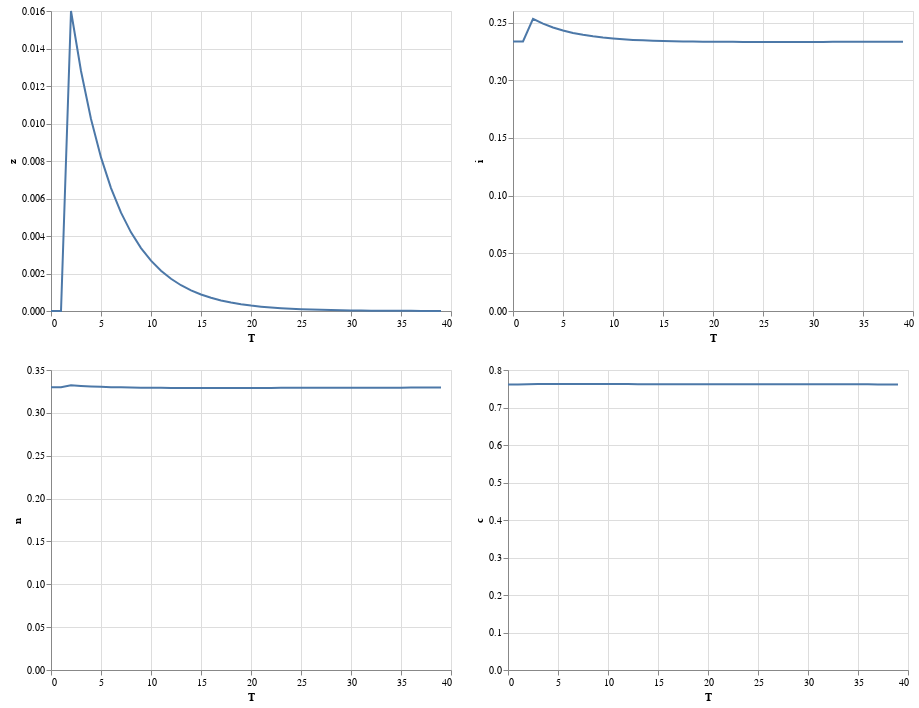

The notebook cell this image was saved under:
### Markdown cell above
Note that the plotting is made using the wonderful [matplotlib](http://matplotlib.org/users/pyplot_tutorial.html) library. Read the online [tutorials](http://matplotlib.org/users/beginner.html) to learn how to customize the plots to your needs (e.g., using [latex](http://matplotlib.org/users/usetex.html) in annotations). If instead you would like to produce charts in Matlab, you can easily export the impulse response functions, or any other matrix, to a `.mat` file.

### Code cell
# it is also possible (and fun) to use the graph visualization altair lib instead:
# it is not part of dolo dependencies. To install `conda install -c conda-forge altair`
import altair as alt
df = irf.drop('N').to_pandas().reset_index() # convert to flat database
base = alt.Chart(df).mark_line()
ch1 = base.encode(x='T', y='z')
ch2 = base.encode(x='T', y='i')
ch3 = base.encode(x='T', y='n')
ch4 = base.encode(x='T', y='c')
(ch1|ch2)& \
(ch3|ch4)

### Figure 1 — Vega-Lite specification as saved in the notebook (floating-point values rounded to 4 significant figures)
{"$schema": "https://vega.github.io/schema/vega-lite/v2.6.0.json", "config": {"view": {"height": 300, "width": 400}}, "datasets": {"data-b879bf68f5b69d221a8793664f13a0a4": [{"T": 0, "c": 0.7613, "e_z": 0, "i": 0.2336, "k": 9.355, "n": 0.3299, "rk": 0.03509, "w": 2.02, "y": 0.9948, "z": 0}, {"T": 1, "c": 0.7612, "e_z": 0.016, "i": 0.2336, "k": 9.355, "n": 0.3299, "rk": 0.03509, "w": 2.02, "y": 0.9948, "z": 0}, {"T": 2, "c": 0.7623, "e_z": 0, "i": 0.2532, "k": 9.354, "n": 0.3322, "rk": 0.03582, "w": 2.048, "y": 1.015, "z": 0.016}, {"T": 3, "c": 0.7624, "e_z": 0, "i": 0.249, "k": 9.374, "n": 0.3314, "rk": 0.03561, "w": 2.045, "y": 1.011, "z": 0.0128}, {"T": 4, "c": 0.7624, "e_z": 0, "i": 0.2457, "k": 9.388, "n": 0.3308, "rk": 0.03544, "w": 2.042, "y": 1.008, "z": 0.01024}, {"T": 5, "c": 0.7624, "e_z": 0, "i": 0.2431, "k": 9.399, "n": 0.3304, "rk": 0.0353, "w": 2.039, "y": 1.006, "z": 0.008192}, {"T": 6, "c": 0.7625, "e_z": 0, "i": 0.241, "k": 9.408, "n": 0.33, "rk": 0.0352, "w": 2.037, "y": 1.003, "z": 0.006554}, {"T": 7, "c": 0.7625, "e_z": 0, "i": 0.2394, "k": 9.413, "n": 0.3297, "rk": 0.03512, "w": 2.036, "y": 1.002, "z": 0.005243}, {"T": 8, "c": 0.7624, "e_z": 0, "i": 0.238, "k": 9.417, "n": 0.3295, "rk": 0.03506, "w": 2.034, "y": 1.0, "z": 0.004194}, {"T": 9, "c": 0.7624, "e_z": 0, "i": 0.237, "k": 9.42, "n": 0.3294, "rk": 0.03501, "w": 2.033, "y": 0.9994, "z": 0.003355}, {"T": 10, "c": 0.7624, "e_z": 0, "i": 0.2361, "k": 9.422, "n": 0.3293, "rk": 0.03498, "w": 2.032, "y": 0.9986, "z": 0.002684}, {"T": 11, "c": 0.7624, "e_z": 0, "i": 0.2355, "k": 9.422, "n": 0.3292, "rk": 0.03495, "w": 2.031, "y": 0.9979, "z": 0.002147}, {"T": 12, "c": 0.7624, "e_z": 0, "i": 0.235, "k": 9.422, "n": 0.3291, "rk": 0.03493, "w": 2.03, "y": 0.9973, "z": 0.001718}, {"T": 13, "c": 0.7623, "e_z": 0, "i": 0.2346, "k": 9.421, "n": 0.3291, "rk": 0.03492, "w": 2.03, "y": 0.9969, "z": 0.001374}, {"T": 14, "c": 0.7623, "e_z": 0, "i": 0.2342, "k": 9.42, "n": 0.329, "rk": 0.03491, "w": 2.029, "y": 0.9965, "z": 0.0011}, {"T": 15, "c": 0.7623, "e_z": 0, "i": 0.234, "k": 9.419, "n": 0.329, "rk": 0.0349, "w": 2.029, "y": 0.9962, "z": 0.0008796}, {"T": 16, "c": 0.7622, "e_z": 0, "i": 0.2338, "k": 9.418, "n": 0.329, "rk": 0.0349, "w": 2.028, "y": 0.996, "z": 0.0007037}, {"T": 17, "c": 0.7622, "e_z": 0, "i": 0.2336, "k": 9.416, "n": 0.329, "rk": 0.0349, "w": 2.028, "y": 0.9958, "z": 0.0005629}, {"T": 18, "c": 0.7622, "e_z": 0, "i": 0.2335, "k": 9.414, "n": 0.329, "rk": 0.0349, "w": 2.027, "y": 0.9957, "z": 0.0004504}, {"T": 19, "c": 0.7621, "e_z": 0, "i": 0.2334, "k": 9.412, "n": 0.3291, "rk": 0.0349, "w": 2.027, "y": 0.9955, "z": 0.0003603}, {"T": 20, "c": 0.7621, "e_z": 0, "i": 0.2333, "k": 9.41, "n": 0.3291, "rk": 0.03491, "w": 2.027, "y": 0.9954, "z": 0.0002882}, {"T": 21, "c": 0.7621, "e_z": 0, "i": 0.2333, "k": 9.409, "n": 0.3291, "rk": 0.03491, "w": 2.026, "y": 0.9954, "z": 0.0002306}, {"T": 22, "c": 0.762, "e_z": 0, "i": 0.2333, "k": 9.407, "n": 0.3291, "rk": 0.03492, "w": 2.026, "y": 0.9953, "z": 0.0001845}, {"T": 23, "c": 0.762, "e_z": 0, "i": 0.2332, "k": 9.405, "n": 0.3292, "rk": 0.03492, "w": 2.026, "y": 0.9952, "z": 0.0001476}, {"T": 24, "c": 0.762, "e_z": 0, "i": 0.2332, "k": 9.403, "n": 0.3292, "rk": 0.03493, "w": 2.026, "y": 0.9952, "z": 0.0001181}, {"T": 25, "c": 0.7619, "e_z": 0, "i": 0.2332, "k": 9.401, "n": 0.3292, "rk": 0.03493, "w": 2.025, "y": 0.9951, "z": 9.445e-05}, {"T": 26, "c": 0.7619, "e_z": 0, "i": 0.2332, "k": 9.399, "n": 0.3292, "rk": 0.03494, "w": 2.025, "y": 0.9951, "z": 7.556e-05}, {"T": 27, "c": 0.7619, "e_z": 0, "i": 0.2332, "k": 9.397, "n": 0.3292, "rk": 0.03494, "w": 2.025, "y": 0.9951, "z": 6.045e-05}, {"T": 28, "c": 0.7619, "e_z": 0, "i": 0.2332, "k": 9.396, "n": 0.3293, "rk": 0.03495, "w": 2.025, "y": 0.9951, "z": 4.836e-05}, {"T": 29, "c": 0.7618, "e_z": 0, "i": 0.2332, "k": 9.394, "n": 0.3293, "rk": 0.03495, "w": 2.025, "y": 0.995, "z": 3.869e-05}, {"T": 30, "c": 0.7618, "e_z": 0, "i": 0.2332, "k": 9.392, "n": 0.3293, "rk": 0.03496, "w": 2.024, "y": 0.995, "z": 3.095e-05}, {"T": 31, "c": 0.7618, "e_z": 0, "i": 0.2332, "k": 9.391, "n": 0.3293, "rk": 0.03497, "w": 2.024, "y": 0.995, "z": 2.476e-05}, {"T": 32, "c": 0.7618, "e_z": 0, "i": 0.2332, "k": 9.389, "n": 0.3294, "rk": 0.03497, "w": 2.024, "y": 0.995, "z": 1.981e-05}, {"T": 33, "c": 0.7617, "e_z": 0, "i": 0.2333, "k": 9.388, "n": 0.3294, "rk": 0.03498, "w": 2.024, "y": 0.995, "z": 1.585e-05}, {"T": 34, "c": 0.7617, "e_z": 0, "i": 0.2333, "k": 9.386, "n": 0.3294, "rk": 0.03498, "w": 2.024, "y": 0.995, "z": 1.268e-05}, {"T": 35, "c": 0.7617, "e_z": 0, "i": 0.2333, "k": 9.385, "n": 0.3294, "rk": 0.03499, "w": 2.024, "y": 0.995, "z": 1.014e-05}, {"T": 36, "c": 0.7617, "e_z": 0, "i": 0.2333, "k": 9.384, "n": 0.3295, "rk": 0.03499, "w": 2.023, "y": 0.995, "z": 8.113e-06}, {"T": 37, "c": 0.7617, "e_z": 0, "i": 0.2333, "k": 9.382, "n": 0.3295, "rk": 0.035, "w": 2.023, "y": 0.995, "z": 6.49e-06}, {"T": 38, "c": 0.7616, "e_z": 0, "i": 0.2333, "k": 9.381, "n": 0.3295, "rk": 0.035, "w": 2.023, "y": 0.9949, "z": 5.192e-06}, {"T": 39, "c": 0.7616, "e_z": 0, "i": 0.2333, "k": 9.38, "n": 0.3295, "rk": 0.035, "w": 2.023, "y": 0.9949, "z": 4.154e-06}]}, "vconcat": [{"hconcat": [{"data": {"name": "data-b879bf68f5b69d221a8793664f13a0a4"}, "encoding": {"x": {"field": "T", "type": "quantitative"}, "y": {"field": "z", "type": "quantitative"}}, "mark": "line"}, {"data": {"name": "data-b879bf68f5b69d221a8793664f13a0a4"}, "encoding": {"x": {"field": "T", "type": "quantitative"}, "y": {"field": "i", "type": "quantitative"}}, "mark": "line"}]}, {"hconcat": [{"data": {"name": "data-b879bf68f5b69d221a8793664f13a0a4"}, "encoding": {"x": {"field": "T", "type": "quantitative"}, "y": {"field": "n", "type": "quantitative"}}, "mark": "line"}, {"data": {"name": "data-b879bf68f5b69d221a8793664f13a0a4"}, "encoding": {"x": {"field": "T", "type": "quantitative"}, "y": {"field": "c", "type": "quantitative"}}, "mark": "line"}]}]}
